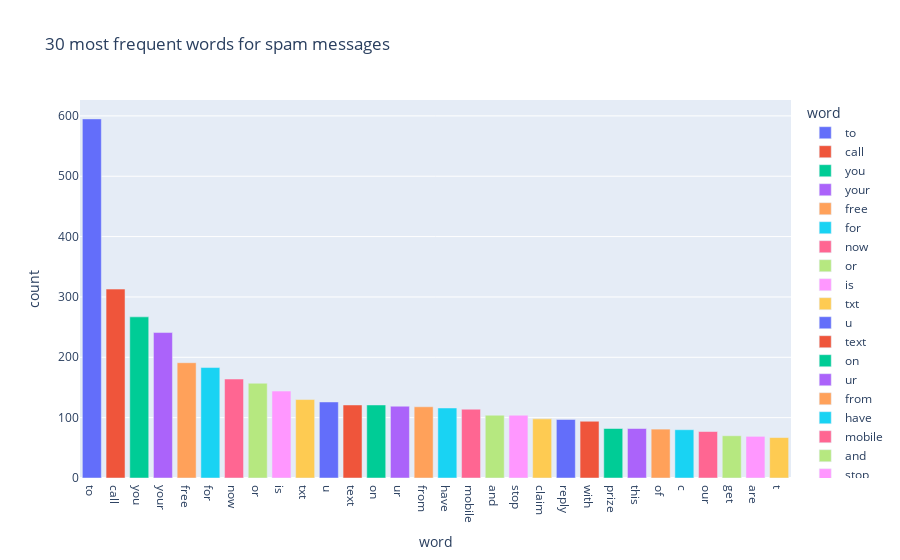

This figure's notebook cell:
### Code cell
fig = px.bar(most_occurred_words_spam_corpus, x='word', y='count', color='word', title='30 most frequent words for spam messages')
fig.show()

### Figure 1 — Plotly figure (JSON) as saved in the notebook; plotly's stock layout.template omitted (floating-point values rounded to 4 significant figures)
{"data": [{"alignmentgroup": "True", "hovertemplate": "word=%{x}<br>count=%{y}<extra></extra>", "legendgroup": "to", "marker": {"color": "#636efa", "pattern": {"shape": ""}}, "name": "to", "offsetgroup": "to", "orientation": "v", "showlegend": true, "textposition": "auto", "type": "bar", "x": ["to"], "xaxis": "x", "y": [595], "yaxis": "y"}, {"alignmentgroup": "True", "hovertemplate": "word=%{x}<br>count=%{y}<extra></extra>", "legendgroup": "call", "marker": {"color": "#EF553B", "pattern": {"shape": ""}}, "name": "call", "offsetgroup": "call", "orientation": "v", "showlegend": true, "textposition": "auto", "type": "bar", "x": ["call"], "xaxis": "x", "y": [313], "yaxis": "y"}, {"alignmentgroup": "True", "hovertemplate": "word=%{x}<br>count=%{y}<extra></extra>", "legendgroup": "you", "marker": {"color": "#00cc96", "pattern": {"shape": ""}}, "name": "you", "offsetgroup": "you", "orientation": "v", "showlegend": true, "textposition": "auto", "type": "bar", "x": ["you"], "xaxis": "x", "y": [267], "yaxis": "y"}, {"alignmentgroup": "True", "hovertemplate": "word=%{x}<br>count=%{y}<extra></extra>", "legendgroup": "your", "marker": {"color": "#ab63fa", "pattern": {"shape": ""}}, "name": "your", "offsetgroup": "your", "orientation": "v", "showlegend": true, "textposition": "auto", "type": "bar", "x": ["your"], "xaxis": "x", "y": [241], "yaxis": "y"}, {"alignmentgroup": "True", "hovertemplate": "word=%{x}<br>count=%{y}<extra></extra>", "legendgroup": "free", "marker": {"color": "#FFA15A", "pattern": {"shape": ""}}, "name": "free", "offsetgroup": "free", "orientation": "v", "showlegend": true, "textposition": "auto", "type": "bar", "x": ["free"], "xaxis": "x", "y": [191], "yaxis": "y"}, {"alignmentgroup": "True", "hovertemplate": "word=%{x}<br>count=%{y}<extra></extra>", "legendgroup": "for", "marker": {"color": "#19d3f3", "pattern": {"shape": ""}}, "name": "for", "offsetgroup": "for", "orientation": "v", "showlegend": true, "textposition": "auto", "type": "bar", "x": ["for"], "xaxis": "x", "y": [183], "yaxis": "y"}, {"alignmentgroup": "True", "hovertemplate": "word=%{x}<br>count=%{y}<extra></extra>", "legendgroup": "now", "marker": {"color": "#FF6692", "pattern": {"shape": ""}}, "name": "now", "offsetgroup": "now", "orientation": "v", "showlegend": true, "textposition": "auto", "type": "bar", "x": ["now"], "xaxis": "x", "y": [164], "yaxis": "y"}, {"alignmentgroup": "True", "hovertemplate": "word=%{x}<br>count=%{y}<extra></extra>", "legendgroup": "or", "marker": {"color": "#B6E880", "pattern": {"shape": ""}}, "name": "or", "offsetgroup": "or", "orientation": "v", "showlegend": true, "textposition": "auto", "type": "bar", "x": ["or"], "xaxis": "x", "y": [157], "yaxis": "y"}, {"alignmentgroup": "True", "hovertemplate": "word=%{x}<br>count=%{y}<extra></extra>", "legendgroup": "is", "marker": {"color": "#FF97FF", "pattern": {"shape": ""}}, "name": "is", "offsetgroup": "is", "orientation": "v", "showlegend": true, "textposition": "auto", "type": "bar", "x": ["is"], "xaxis": "x", "y": [144], "yaxis": "y"}, {"alignmentgroup": "True", "hovertemplate": "word=%{x}<br>count=%{y}<extra></extra>", "legendgroup": "txt", "marker": {"color": "#FECB52", "pattern": {"shape": ""}}, "name": "txt", "offsetgroup": "txt", "orientation": "v", "showlegend": true, "textposition": "auto", "type": "bar", "x": ["txt"], "xaxis": "x", "y": [130], "yaxis": "y"}, {"alignmentgroup": "True", "hovertemplate": "word=%{x}<br>count=%{y}<extra></extra>", "legendgroup": "u", "marker": {"color": "#636efa", "pattern": {"shape": ""}}, "name": "u", "offsetgroup": "u", "orientation": "v", "showlegend": true, "textposition": "auto", "type": "bar", "x": ["u"], "xaxis": "x", "y": [126], "yaxis": "y"}, {"alignmentgroup": "True", "hovertemplate": "word=%{x}<br>count=%{y}<extra></extra>", "legendgroup": "text", "marker": {"color": "#EF553B", "pattern": {"shape": ""}}, "name": "text", "offsetgroup": "text", "orientation": "v", "showlegend": true, "textposition": "auto", "type": "bar", "x": ["text"], "xaxis": "x", "y": [121], "yaxis": "y"}, {"alignmentgroup": "True", "hovertemplate": "word=%{x}<br>count=%{y}<extra></extra>", "legendgroup": "on", "marker": {"color": "#00cc96", "pattern": {"shape": ""}}, "name": "on", "offsetgroup": "on", "orientation": "v", "showlegend": true, "textposition": "auto", "type": "bar", "x": ["on"], "xaxis": "x", "y": [121], "yaxis": "y"}, {"alignmentgroup": "True", "hovertemplate": "word=%{x}<br>count=%{y}<extra></extra>", "legendgroup": "ur", "marker": {"color": "#ab63fa", "pattern": {"shape": ""}}, "name": "ur", "offsetgroup": "ur", "orientation": "v", "showlegend": true, "textposition": "auto", "type": "bar", "x": ["ur"], "xaxis": "x", "y": [119], "yaxis": "y"}, {"alignmentgroup": "True", "hovertemplate": "word=%{x}<br>count=%{y}<extra></extra>", "legendgroup": "from", "marker": {"color": "#FFA15A", "pattern": {"shape": ""}}, "name": "from", "offsetgroup": "from", "orientation": "v", "showlegend": true, "textposition": "auto", "type": "bar", "x": ["from"], "xaxis": "x", "y": [118], "yaxis": "y"}, {"alignmentgroup": "True", "hovertemplate": "word=%{x}<br>count=%{y}<extra></extra>", "legendgroup": "have", "marker": {"color": "#19d3f3", "pattern": {"shape": ""}}, "name": "have", "offsetgroup": "have", "orientation": "v", "showlegend": true, "textposition": "auto", "type": "bar", "x": ["have"], "xaxis": "x", "y": [116], "yaxis": "y"}, {"alignmentgroup": "True", "hovertemplate": "word=%{x}<br>count=%{y}<extra></extra>", "legendgroup": "mobile", "marker": {"color": "#FF6692", "pattern": {"shape": ""}}, "name": "mobile", "offsetgroup": "mobile", "orientation": "v", "showlegend": true, "textposition": "auto", "type": "bar", "x": ["mobile"], "xaxis": "x", "y": [114], "yaxis": "y"}, {"alignmentgroup": "True", "hovertemplate": "word=%{x}<br>count=%{y}<extra></extra>", "legendgroup": "and", "marker": {"color": "#B6E880", "pattern": {"shape": ""}}, "name": "and", "offsetgroup": "and", "orientation": "v", "showlegend": true, "textposition": "auto", "type": "bar", "x": ["and"], "xaxis": "x", "y": [104], "yaxis": "y"}, {"alignmentgroup": "True", "hovertemplate": "word=%{x}<br>count=%{y}<extra></extra>", "legendgroup": "stop", "marker": {"color": "#FF97FF", "pattern": {"shape": ""}}, "name": "stop", "offsetgroup": "stop", "orientation": "v", "showlegend": true, "textposition": "auto", "type": "bar", "x": ["stop"], "xaxis": "x", "y": [104], "yaxis": "y"}, {"alignmentgroup": "True", "hovertemplate": "word=%{x}<br>count=%{y}<extra></extra>", "legendgroup": "claim", "marker": {"color": "#FECB52", "pattern": {"shape": ""}}, "name": "claim", "offsetgroup": "claim", "orientation": "v", "showlegend": true, "textposition": "auto", "type": "bar", "x": ["claim"], "xaxis": "x", "y": [98], "yaxis": "y"}, {"alignmentgroup": "True", "hovertemplate": "word=%{x}<br>count=%{y}<extra></extra>", "legendgroup": "reply", "marker": {"color": "#636efa", "pattern": {"shape": ""}}, "name": "reply", "offsetgroup": "reply", "orientation": "v", "showlegend": true, "textposition": "auto", "type": "bar", "x": ["reply"], "xaxis": "x", "y": [97], "yaxis": "y"}, {"alignmentgroup": "True", "hovertemplate": "word=%{x}<br>count=%{y}<extra></extra>", "legendgroup": "with", "marker": {"color": "#EF553B", "pattern": {"shape": ""}}, "name": "with", "offsetgroup": "with", "orientation": "v", "showlegend": true, "textposition": "auto", "type": "bar", "x": ["with"], "xaxis": "x", "y": [94], "yaxis": "y"}, {"alignmentgroup": "True", "hovertemplate": "word=%{x}<br>count=%{y}<extra></extra>", "legendgroup": "prize", "marker": {"color": "#00cc96", "pattern": {"shape": ""}}, "name": "prize", "offsetgroup": "prize", "orientation": "v", "showlegend": true, "textposition": "auto", "type": "bar", "x": ["prize"], "xaxis": "x", "y": [82], "yaxis": "y"}, {"alignmentgroup": "True", "hovertemplate": "word=%{x}<br>count=%{y}<extra></extra>", "legendgroup": "this", "marker": {"color": "#ab63fa", "pattern": {"shape": ""}}, "name": "this", "offsetgroup": "this", "orientation": "v", "showlegend": true, "textposition": "auto", "type": "bar", "x": ["this"], "xaxis": "x", "y": [82], "yaxis": "y"}, {"alignmentgroup": "True", "hovertemplate": "word=%{x}<br>count=%{y}<extra></extra>", "legendgroup": "of", "marker": {"color": "#FFA15A", "pattern": {"shape": ""}}, "name": "of", "offsetgroup": "of", "orientation": "v", "showlegend": true, "textposition": "auto", "type": "bar", "x": ["of"], "xaxis": "x", "y": [81], "yaxis": "y"}, {"alignmentgroup": "True", "hovertemplate": "word=%{x}<br>count=%{y}<extra></extra>", "legendgroup": "c", "marker": {"color": "#19d3f3", "pattern": {"shape": ""}}, "name": "c", "offsetgroup": "c", "orientation": "v", "showlegend": true, "textposition": "auto", "type": "bar", "x": ["c"], "xaxis": "x", "y": [80], "yaxis": "y"}, {"alignmentgroup": "True", "hovertemplate": "word=%{x}<br>count=%{y}<extra></extra>", "legendgroup": "our", "marker": {"color": "#FF6692", "pattern": {"shape": ""}}, "name": "our", "offsetgroup": "our", "orientation": "v", "showlegend": true, "textposition": "auto", "type": "bar", "x": ["our"], "xaxis": "x", "y": [77], "yaxis": "y"}, {"alignmentgroup": "True", "hovertemplate": "word=%{x}<br>count=%{y}<extra></extra>", "legendgroup": "get", "marker": {"color": "#B6E880", "pattern": {"shape": ""}}, "name": "get", "offsetgroup": "get", "orientation": "v", "showlegend": true, "textposition": "auto", "type": "bar", "x": ["get"], "xaxis": "x", "y": [70], "yaxis": "y"}, {"alignmentgroup": "True", "hovertemplate": "word=%{x}<br>count=%{y}<extra></extra>", "legendgroup": "are", "marker": {"color": "#FF97FF", "pattern": {"shape": ""}}, "name": "are", "offsetgroup": "are", "orientation": "v", "showlegend": true, "textposition": "auto", "type": "bar", "x": ["are"], "xaxis": "x", "y": [69], "yaxis": "y"}, {"alignmentgroup": "True", "hovertemplate": "word=%{x}<br>count=%{y}<extra></extra>", "legendgroup": "t", "marker": {"color": "#FECB52", "pattern": {"shape": ""}}, "name": "t", "offsetgroup": "t", "orientation": "v", "showlegend": true, "textposition": "auto", "type": "bar", "x": ["t"], "xaxis": "x", "y": [67], "yaxis": "y"}], "layout": {"barmode": "relative", "legend": {"title": {"text": "word"}, "tracegroupgap": 0}, "title": {"text": "30 most frequent words for spam messages"}, "xaxis": {"anchor": "y", "categoryarray": ["to", "call", "you", "your", "free", "for", "now", "or", "is", "txt", "u", "text", "on", "ur", "from", "have", "mobile", "and", "stop", "claim", "reply", "with", "prize", "this", "of", "c", "our", "get", "are", "t"], "categoryorder": "array", "domain": [0, 1], "title": {"text": "word"}}, "yaxis": {"anchor": "x", "domain": [0, 1], "title": {"text": "count"}}}}
